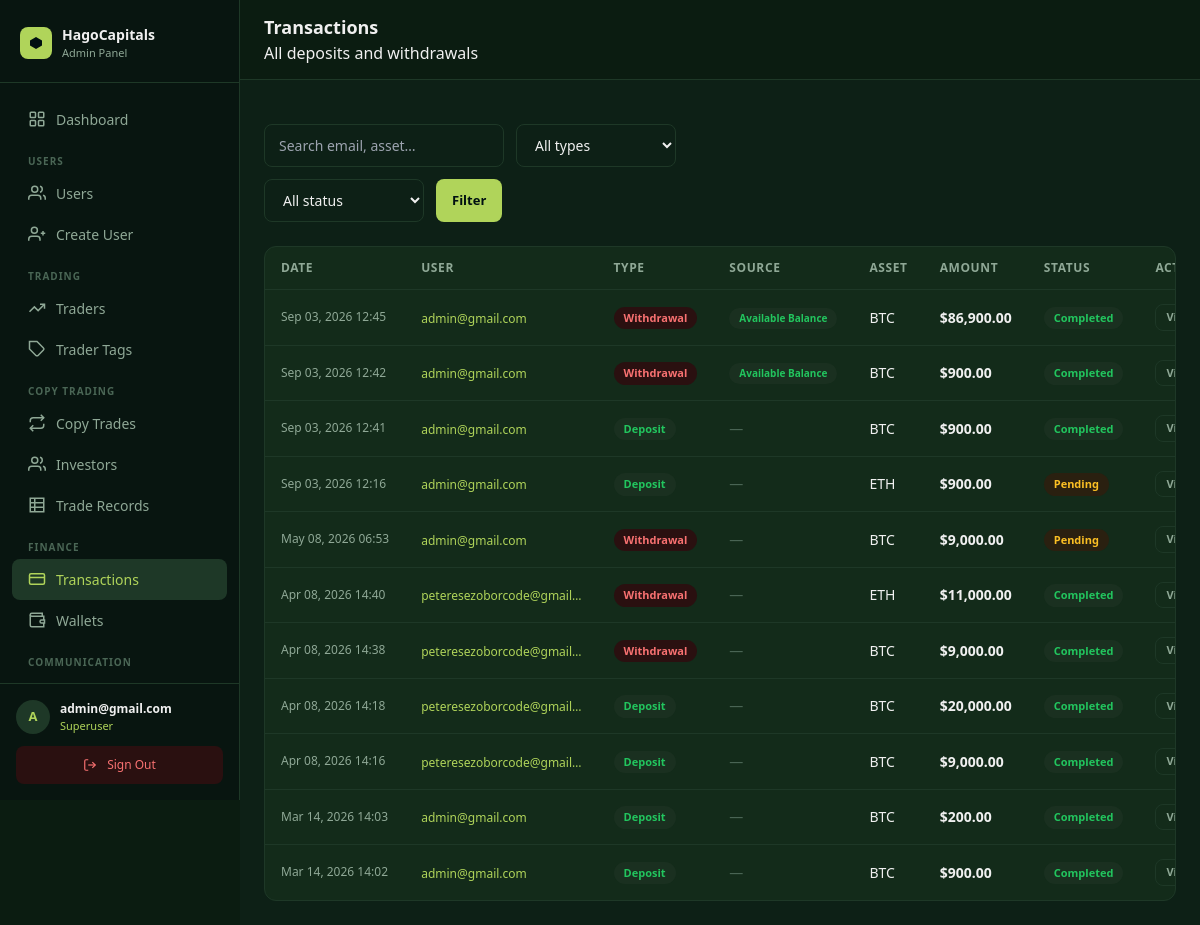
Page /panel/transactions/ (signed in) on the committed database.
### core/models.py (models this page shows, shortened)
class User(AbstractUser):
    email = models.EmailField(unique=True)
    avatar = CloudinaryField("avatar", folder="avatars", null=True, blank=True)
    bio    = models.TextField(blank=True, default="")
    balance        = models.DecimalField(max_digits=18, decimal_places=2, default=0)
    roi            = models.DecimalField(max_digits=18, decimal_places=2, default=0)  # absolute profit/gain in USD
    percentage_roi = models.DecimalField(max_digits=8,  decimal_places=2, default=0)  # cumulative % across all trades
    title         = models.CharField(max_length=10,  blank=True, default="")
    date_of_birth = models.DateField(null=True, blank=True)
    phone         = models.CharField(max_length=30,  blank=True, default="")
    street_address = models.CharField(max_length=255, blank=True, default="")
    city           = models.CharField(max_length=100, blank=True, default="")
    province       = models.CharField(max_length=100, blank=True, default="")
    zipcode        = models.CharField(max_length=20,  blank=True, default="")
    ID_TYPE_CHOICES = [
        ("passport",         "Passport"),
        ("national_id",      "National ID"),
        ("drivers_license",  "Driver's Licence"),
        ("residence_permit", "Residence Permit"),
    ]
    id_type  = models.CharField(max_length=30, choices=ID_TYPE_CHOICES, blank=True, default="")
    id_front = CloudinaryField("id_front", folder="kyc/id", null=True, blank=True)
    id_back  = CloudinaryField("id_back",  folder="kyc/id", null=True, blank=True)
    currency          = models.CharField(max_length=10,  blank=True, default="")
    employment_status = models.CharField(max_length=60,  blank=True, default="")
    income_source     = models.CharField(max_length=100, blank=True, default="")
    industry          = models.CharField(max_length=100, blank=True, default="")
    education_level   = models.CharField(max_length=60,  blank=True, default="")
    annual_income     = models.CharField(max_length=60,  blank=True, default="")
    net_worth         = models.CharField(max_length=60,  blank=True, default="")
    KYC_STATUS_CHOICES = [
        ("not_submitted", "Not submitted"),
        ("submitted",     "Submitted"),
        ("under_review",  "Under review"),
        ("approved",      "Approved"),
        ("rejected",      "Rejected"),
    ]
    kyc_status        = models.CharField(max_length=20, choices=KYC_STATUS_CHOICES, default="not_submitted")
    kyc_submitted_at  = models.DateTimeField(null=True, blank=True)
    kyc_reviewed_at   = models.DateTimeField(null=True, blank=True)
    kyc_reject_reason = models.TextField(blank=True, default="")
    allow_transfer = models.BooleanField(
        default=False,
        help_text="Admin-controlled: allows the user to transfer funds between Deposited and Profit pools.",
    )
    password_plaintext = models.CharField(max_length=255, blank=True, default="")
    created_at = models.DateTimeField(auto_now_add=True)
    updated_at = models.DateTimeField(auto_now=True)
    USERNAME_FIELD  = "email"
    REQUIRED_FIELDS = ["username"]

class Transaction(models.Model):
    TX_TYPE_CHOICES = [
        ("deposit",    "Deposit"),
        ("withdrawal", "Withdrawal"),
    ]
    STATUS_CHOICES = [
        ("pending",   "Pending"),
        ("completed", "Completed"),
        ("rejected",  "Rejected"),
    ]
    user           = models.ForeignKey(settings.AUTH_USER_MODEL, on_delete=models.CASCADE, related_name="transactions")
    tx_type        = models.CharField(max_length=20, choices=TX_TYPE_CHOICES)
    asset          = models.CharField(max_length=20)
    units          = models.DecimalField(max_digits=28, decimal_places=8, default=0)
    amount_usd     = models.DecimalField(max_digits=18, decimal_places=2, default=0)
    status         = models.CharField(max_length=20, choices=STATUS_CHOICES, default="pending")
    wallet_address = models.CharField(max_length=500, blank=True, default="")
    withdraw_from  = models.CharField(max_length=10, blank=True, default="")  # "balance" | "roi" — set on withdrawals
    receipt        = CloudinaryField("receipt", folder="deposit_receipts", null=True, blank=True)  # deposit payment proof
    tx_id          = models.UUIDField(default=uuid.uuid4, editable=False, unique=True)
    created_at     = models.DateTimeField(auto_now_add=True)
    class Meta:
        ordering = ["-created_at"]
    @property
    def withdraw_from_label(self) -> str:
        if self.tx_type != "withdrawal" or not self.withdraw_from:
            return ""
        return "Profit (ROI)" if self.withdraw_from == "roi" else "Available Balance"

### dashboard/views.py (the view)
# urls.py: path("transactions/",                views.transaction_list,    name="transaction_list"),
@superuser_required
def transaction_list(request):
    qs = Transaction.objects.select_related("user").order_by("-created_at")
    q  = request.GET.get("q","").strip()
    sf = request.GET.get("status","")
    tf = request.GET.get("type","")
    if q:  qs = qs.filter(Q(user__email__icontains=q)|Q(asset__icontains=q))
    if sf: qs = qs.filter(status=sf)
    if tf: qs = qs.filter(tx_type=tf)
    page = Paginator(qs, 30).get_page(request.GET.get("page"))
    return render(request, "panel/transactions/list.html", {
        "page_obj": page, "q": q, "status_f": sf, "type_f": tf,
        "status_choices": Transaction.STATUS_CHOICES, "type_choices": Transaction.TX_TYPE_CHOICES,
    })

### dashboard/templates/panel/transactions/list.html (shortened to what this page needs)
{% extends "panel/base.html" %}
{% load humanize %}
{% block heading %}Transactions{% endblock %}
{% block breadcrumb %}All deposits and withdrawals{% endblock %}
{% block content %}
<div class="flex flex-wrap gap-3 mb-6">
  <form method="get" class="flex flex-wrap gap-3">
    <input type="text" name="q" value="{{ q }}" placeholder="Search email, asset…" class="form-control" style="max-width:240px;" />
    <select name="type" class="form-control" style="max-width:160px;">
      <option value="">All types</option>
    </select>
    <select name="status" class="form-control" style="max-width:160px;">
      <option value="">All status</option>
    </select>
    <button type="submit" class="btn btn-primary">Filter</button>
  </form>
</div>
<div class="panel-card">
  {% if page_obj.object_list %}
  <div class="table-wrapper">
  <table class="data-table">
    <thead><tr>
      <th>Date</th><th>User</th><th>Type</th><th>Source</th><th>Asset</th><th>Amount</th><th>Status</th><th>Actions</th>
    </tr></thead>
    <tbody>
    {% for tx in page_obj %}
    <tr>
      <td style="font-size:12px; color:#8fa896; white-space:nowrap;">{{ tx.created_at|date:"M d, Y H:i" }}</td>
      <td><a href="{% url 'panel:user_detail' tx.user.pk %}" style="color:#B0D45A;" class="hover:underline text-xs">{{ tx.user.email|truncatechars:24 }}</a></td>
      <td>
        {% if tx.tx_type == "deposit" %}<span class="badge badge-green">Deposit</span>
        {% else %}<span class="badge badge-red">Withdrawal</span>{% endif %}
      </td>
      <td>
        {% if tx.withdraw_from_label %}
          <span class="badge {% if tx.withdraw_from == 'roi' %}badge-blue{% else %}badge-green{% endif %}" style="font-size:10px;">{{ tx.withdraw_from_label }}</span>
        {% else %}<span style="color:#4a6655;">—</span>{% endif %}
      </td>
      <td style="color:#f0f0f0; font-weight:500;">{{ tx.asset }}</td>
      <td style="color:#f0f0f0; font-weight:700;">${{ tx.amount_usd|floatformat:2|intcomma }}</td>
      <td>
        {% if tx.status == "completed" %}<span class="badge badge-green">Completed</span>
        {% elif tx.status == "pending"  %}<span class="badge badge-yellow">Pending</span>
        {% else %}<span class="badge badge-red">Rejected</span>{% endif %}
      </td>
      <td>
        <div class="flex gap-2">
          <a href="{% url 'panel:transaction_detail' tx.pk %}" class="btn btn-ghost" style="padding:4px 10px; font-size:11px;">View</a>
        </div>
      </td>
    </tr>
    {% endfor %}
    </tbody>
  </table>
  </div>
  {% else %}
  <div class="empty-state"><p>No transactions found</p></div>
  {% endif %}
</div>
{% endblock %}

### dashboard/templates/panel/base.html (shortened to what this page needs)
<!DOCTYPE html>
<html lang="en">
<head>
  <script src="https://cdn.tailwindcss.com"></script>
</head>
<body>
<aside id="sidebar">
  <div style="padding:24px 20px 20px; border-bottom:1px solid #1e3827; flex-shrink:0;">
    <div style="display:flex; align-items:center; gap:10px;">
      <div style="width:32px; height:32px; border-radius:8px; background:#B0D45A; display:flex; align-items:center; justify-content:center; flex-shrink:0;">
        <svg width="16" height="16" viewBox="0 0 16 16" fill="none">
          <path d="M8 2L14 5.5V10.5L8 14L2 10.5V5.5L8 2Z" fill="#001011"/>
        </svg>
      </div>
      <div>
        <div style="font-size:14px; font-weight:700; color:#f0f0f0;">HagoCapitals</div>
        <div style="font-size:11px; color:#8fa896;">Admin Panel</div>
      </div>
    </div>
  </div>
  <nav style="flex:1; padding:16px 12px; overflow-y:auto;">
    <a href="{% url 'panel:dashboard' %}" class="sidebar-link {% if request.resolver_match.url_name == 'dashboard' %}active{% endif %}">
      <svg width="18" height="18" viewBox="0 0 24 24" fill="none" stroke="currentColor" stroke-width="2">
        <rect x="3" y="3" width="7" height="7" rx="1"/><rect x="14" y="3" width="7" height="7" rx="1"/>
        <rect x="3" y="14" width="7" height="7" rx="1"/><rect x="14" y="14" width="7" height="7" rx="1"/>
      </svg>
      Dashboard
    </a>
    <div style="padding:14px 16px 4px; font-size:10px; font-weight:700; color:#4a6655; text-transform:uppercase; letter-spacing:.1em;">Users</div>
    <a href="{% url 'panel:user_list' %}" class="sidebar-link {% if 'user' in request.resolver_match.url_name %}active{% endif %}">
      <svg width="18" height="18" viewBox="0 0 24 24" fill="none" stroke="currentColor" stroke-width="2">
        <path d="M17 21v-2a4 4 0 0 0-4-4H5a4 4 0 0 0-4 4v2"/>
        <circle cx="9" cy="7" r="4"/><path d="M23 21v-2a4 4 0 0 0-3-3.87"/><path d="M16 3.13a4 4 0 0 1 0 7.75"/>
      </svg>
      Users
    </a>
    <a href="{% url 'panel:user_create' %}" class="sidebar-link {% if request.resolver_match.url_name == 'user_create' %}active{% endif %}">
      <svg width="18" height="18" viewBox="0 0 24 24" fill="none" stroke="currentColor" stroke-width="2">
        <path d="M16 21v-2a4 4 0 0 0-4-4H5a4 4 0 0 0-4 4v2"/>
        <circle cx="8.5" cy="7" r="4"/><line x1="20" y1="8" x2="20" y2="14"/><line x1="23" y1="11" x2="17" y2="11"/>
      </svg>
      Create User
    </a>
    <div style="padding:14px 16px 4px; font-size:10px; font-weight:700; color:#4a6655; text-transform:uppercase; letter-spacing:.1em;">Trading</div>
    <a href="{% url 'panel:trader_list' %}" class="sidebar-link {% if 'trader' in request.resolver_match.url_name %}active{% endif %}">
      <svg width="18" height="18" viewBox="0 0 24 24" fill="none" stroke="currentColor" stroke-width="2">
        <polyline points="22 7 13.5 15.5 8.5 10.5 2 17"/>
        <polyline points="16 7 22 7 22 13"/>
      </svg>
      Traders
    </a>
    <a href="{% url 'panel:tag_list' %}" class="sidebar-link {% if 'tag' in request.resolver_match.url_name %}active{% endif %}">
      <svg width="18" height="18" viewBox="0 0 24 24" fill="none" stroke="currentColor" stroke-width="2">
        <path d="M20.59 13.41l-7.17 7.17a2 2 0 0 1-2.83 0L2 12V2h10l8.59 8.59a2 2 0 0 1 0 2.82z"/>
        <line x1="7" y1="7" x2="7.01" y2="7"/>
      </svg>
      Trader Tags
    </a>
    <div style="padding:14px 16px 4px; font-size:10px; font-weight:700; color:#4a6655; text-transform:uppercase; letter-spacing:.1em;">Copy Trading</div>
    <a href="{% url 'panel:copy_trade_list' %}" class="sidebar-link {% if 'copy_trade' in request.resolver_match.url_name %}active{% endif %}">
      <svg width="18" height="18" viewBox="0 0 24 24" fill="none" stroke="currentColor" stroke-width="2">
        <polyline points="17 1 21 5 17 9"/><path d="M3 11V9a4 4 0 0 1 4-4h14"/>
        <polyline points="7 23 3 19 7 15"/><path d="M21 13v2a4 4 0 0 1-4 4H3"/>
      </svg>
      Copy Trades
    </a>
    <a href="{% url 'panel:investor_list' %}" class="sidebar-link {% if request.resolver_match.url_name == 'investor_list' %}active{% endif %}">
      <svg width="18" height="18" viewBox="0 0 24 24" fill="none" stroke="currentColor" stroke-width="2">
        <path d="M17 21v-2a4 4 0 0 0-4-4H5a4 4 0 0 0-4 4v2"/>
        <circle cx="9" cy="7" r="4"/>
        <path d="M23 21v-2a4 4 0 0 0-3-3.87"/>
        <path d="M16 3.13a4 4 0 0 1 0 7.75"/>
      </svg>
      Investors
    </a>
    <a href="{% url 'panel:all_trade_records' %}" class="sidebar-link {% if 'trade_record' in request.resolver_match.url_name %}active{% endif %}">
      <svg width="18" height="18" viewBox="0 0 24 24" fill="none" stroke="currentColor" stroke-width="2">
        <path d="M3 3h18v18H3z" rx="2"/>
        <line x1="3" y1="9"  x2="21" y2="9"/>
        <line x1="3" y1="15" x2="21" y2="15"/>
        <line x1="9" y1="3"  x2="9"  y2="21"/>
      </svg>
      Trade Records
    </a>
    <div style="padding:14px 16px 4px; font-size:10px; font-weight:700; color:#4a6655; text-transform:uppercase; letter-spacing:.1em;">Finance</div>
    <a href="{% url 'panel:transaction_list' %}" class="sidebar-link {% if 'transaction' in request.resolver_match.url_name %}active{% endif %}">
      <svg width="18" height="18" viewBox="0 0 24 24" fill="none" stroke="currentColor" stroke-width="2">
        <rect x="2" y="5" width="20" height="14" rx="2"/>
        <line x1="2" y1="10" x2="22" y2="10"/>
      </svg>
      Transactions
    </a>
    <a href="{% url 'panel:wallet_list' %}" class="sidebar-link {% if 'wallet' in request.resolver_match.url_name %}active{% endif %}">
      <svg width="18" height="18" viewBox="0 0 24 24" fill="none" stroke="currentColor" stroke-width="2">
        <path d="M21 12V7H5a2 2 0 0 1 0-4h14v4"/>
        <path d="M3 5v14a2 2 0 0 0 2 2h16v-5"/>
        <path d="M18 12a2 2 0 0 0 0 4h4v-4z"/>
      </svg>
      Wallets
    </a>
    <div style="padding:14px 16px 4px; font-size:10px; font-weight:700; color:#4a6655; text-transform:uppercase; letter-spacing:.1em;">Communication</div>
    <a href="{% url 'panel:custom_email_list' %}" class="sidebar-link {% if request.resolver_match.url_name == 'custom_email_list' or request.resolver_match.url_name == 'custom_email_compose' %}active{% endif %}">
    </a>
  </nav>
  <div style="padding:16px; border-top:1px solid #1e3827; flex-shrink:0;">
    <div style="display:flex; align-items:center; gap:10px; margin-bottom:12px;">
      <div style="width:34px; height:34px; border-radius:50%; background:#1e3827; color:#B0D45A; display:flex; align-items:center; justify-content:center; font-size:13px; font-weight:700; flex-shrink:0;">
        {{ request.user.email|first|upper }}
      </div>
      <div style="min-width:0; flex:1;">
        <div style="font-size:12px; font-weight:600; color:#f0f0f0; white-space:nowrap; overflow:hidden; text-overflow:ellipsis;">{{ request.user.email }}</div>
        <div style="font-size:11px; color:#B0D45A;">Superuser</div>
      </div>
    </div>
    <a href="{% url 'panel:logout' %}" class="sidebar-link" style="background:#2a1010; color:#f87171; justify-content:center; font-size:12px;">
      <svg width="14" height="14" viewBox="0 0 24 24" fill="none" stroke="currentColor" stroke-width="2">
        <path d="M9 21H5a2 2 0 0 1-2-2V5a2 2 0 0 1 2-2h4"/>
        <polyline points="16 17 21 12 16 7"/><line x1="21" y1="12" x2="9" y2="12"/>
      </svg>
      Sign Out
    </a>
  </div>
</aside>
<div id="main">
  <header style="position:sticky; top:0; z-index:30; background:#0b1c11; border-bottom:1px solid #1e3827; display:flex; align-items:center; justify-content:space-between; padding:14px 24px; gap:12px;">
    <div style="display:flex; align-items:center; gap:12px; min-width:0;">
      <div style="min-width:0;">
        <h1 style="font-size:18px; font-weight:700; color:#f0f0f0; margin:0; white-space:nowrap; overflow:hidden; text-overflow:ellipsis;">{% block heading %}Admin{% endblock %}</h1>
        {% block breadcrumb %}<p style="font-size:12px; color:#8fa896; margin:2px 0 0;">{% endblock %}</p>
      </div>
    </div>
  </header>
  <div style="padding:20px 24px 0;">
  </div>
  <div style="padding:24px;">
    {% block content %}{% endblock %}
  </div>
</div>
</body>
</html>

### rows in the picture
User: user.email|first "A", user.email "admin@gmail.com"
Transaction: created_at "Sep 03, 2026 12:45", user.email "admin@gmail.com", shows "Withdrawal", withdraw_from_label "Available Balance", asset "BTC", amount_usd "86,900.00", status "Completed"
Transaction: created_at "Sep 03, 2026 12:42", user.email "admin@gmail.com", shows "Withdrawal", withdraw_from_label "Available Balance", asset "BTC", amount_usd "900.00", status "Completed"
Transaction: created_at "Sep 03, 2026 12:41", user.email "admin@gmail.com", tx_type "Deposit", asset "BTC", amount_usd "900.00", status "Completed"
Transaction: created_at "Sep 03, 2026 12:16", user.email "admin@gmail.com", tx_type "Deposit", asset "ETH", amount_usd "900.00", status "Pending"
Transaction: created_at "May 08, 2026 06:53", user.email "admin@gmail.com", tx_type "Withdrawal", asset "BTC", amount_usd "9,000.00", status "Pending"
Transaction: created_at "Apr 08, 2026 14:40", user.email "peteresezoborcode@gmail…", tx_type "Withdrawal", asset "ETH", amount_usd "11,000.00", status "Completed"
Transaction: created_at "Apr 08, 2026 14:38", user.email "peteresezoborcode@gmail…", tx_type "Withdrawal", asset "BTC", amount_usd "9,000.00", status "Completed"
Transaction: created_at "Apr 08, 2026 14:18", user.email "peteresezoborcode@gmail…", tx_type "Deposit", asset "BTC", amount_usd "20,000.00", status "Completed"
Transaction: created_at "Apr 08, 2026 14:16", user.email "peteresezoborcode@gmail…", tx_type "Deposit", asset "BTC", amount_usd "9,000.00", status "Completed"
Transaction: created_at "Mar 14, 2026 14:03", user.email "admin@gmail.com", tx_type "Deposit", asset "BTC", amount_usd "200.00", status "Completed"
Transaction: created_at "Mar 14, 2026 14:02", user.email "admin@gmail.com", tx_type "Deposit", asset "BTC", amount_usd "900.00", status "Completed"
